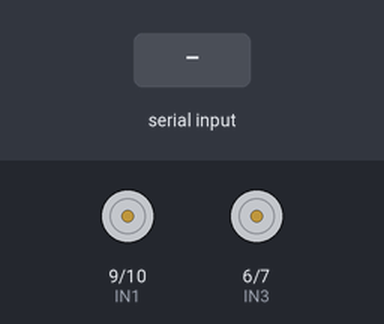
Simulated run of this sketch. Board: Arduino Uno, built with avr-gcc and run on an emulated ATmega328P. Shown: motor-driver pin pairs drawn as motors (green arrow = first pin HIGH = forward, orange = second pin HIGH = backward, longer = more drive, scaled by the enable pin). The inputs (shaded band) are chosen by the test bench.

Above: at 1.2 s.
1.3 s: "R90\n" received over Serial
2.8 s: "L90\n" received over Serial
4.3 s: "C90\n" received over Serial
At 5.5 s:
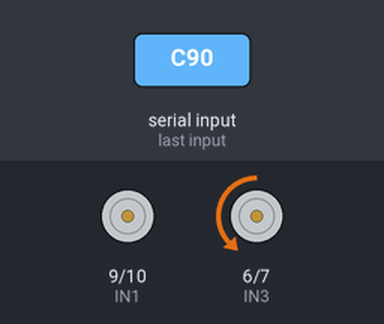
5.8 s: "R,45\n" received over Serial
7.3 s: "F90\n" received over Serial
8.8 s: "C,45\n" received over Serial
At 10.1 s:
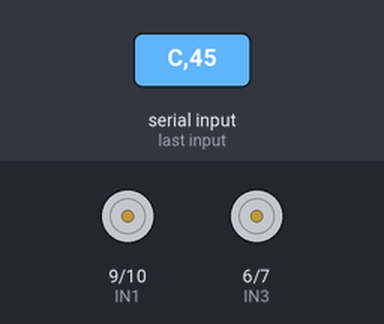
Timing chart, 0 to 11.3 s (numbered marks = the images above; inputs shaded):
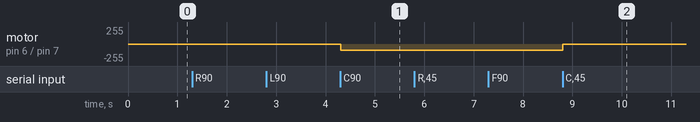

The sketch:

Right_Left_RcCar.ino
```cpp
/*
Điều khiển hướng lái động cơ và tốc độ PWM bằng arduino khi đưa gia trị đã được sử lí
*/


const int ENA = 8;
const int IN1 = 9;
const int IN2 = 10;
const int ENB = 5;
const int IN3 = 6;
const int IN4 = 7;

void setup() {
  Serial.begin(9600);

  // Khởi tạo các chân
  pinMode(IN1, OUTPUT);
  pinMode(IN2, OUTPUT);
  pinMode(ENA, OUTPUT);

  pinMode(IN3, OUTPUT);
  pinMode(IN4, OUTPUT);
  pinMode(ENB, OUTPUT);

  digitalWrite(IN1, LOW);
  digitalWrite(IN2, LOW);

  digitalWrite(IN3, LOW);
  digitalWrite(IN4, LOW);
}

void loop() {
  if (Serial.available() > 0) {
    String command = Serial.readStringUntil('\n');

    // Turn Right
    if (command[0] == 'R')
    {
      int speed = command.substring(1).toInt();
      digitalWrite(IN1, LOW);
      digitalWrite(IN2, HIGH);
      analogWrite(ENA, speed);
    }

    // Turn Left
    else if (command[0] == 'L')
    {
      int speed = command.substring(1).toInt();
      digitalWrite(IN1, HIGH);
      digitalWrite(IN2, LOW);
      analogWrite(ENA, speed);
    }

    // Forward
    else if (command[0] == 'F') {
      // Stop motor
      digitalWrite(IN1, LOW);
      digitalWrite(IN2, LOW);
      analogWrite(ENA, 0);
    }

    // Stop all motor
    else if (command[0] == 'S') {
      // Stop motor
      digitalWrite(IN1, LOW);
      digitalWrite(IN2, LOW);
      digitalWrite(IN3, LOW);
      digitalWrite(IN4, LOW);
      analogWrite(ENA, 0);
      analogWrite(ENB, 0);
    }

    // Run Motor
    if (command[0] == 'C')
    {
      int speed = command.substring(1).toInt();
      digitalWrite(IN3, LOW);
      digitalWrite(IN4, HIGH);
      analogWrite(ENB, speed);
    }
  }
}
```

Measured:
- after the input at 4.3 s, motor on pin 6 (IN3) / pin 7 (IN4): stopped → backward 90/255 at once
- after the input at 8.8 s, motor on pin 6 (IN3) / pin 7 (IN4): backward 90/255 → stopped at once
